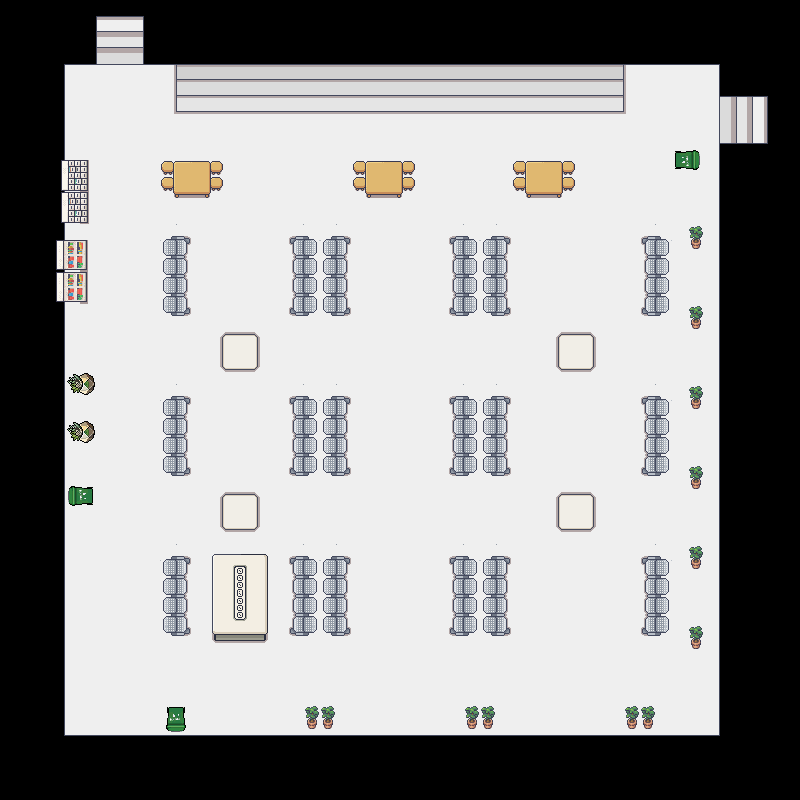

The image is a tile-based game level rendered from a .tmx file. Its description and source (layers, tilesets, objects; grid data summarised) follow:
An orthogonal 50x50 tile map with 16x16 px tiles, 3 tile layers (Tile Layer 1, Tile Layer 3, Tile Layer 2), 9 tilesets.

<map version="1.10" tiledversion="1.12.2" orientation="orthogonal" renderorder="right-down" width="50" height="50" tilewidth="16" tileheight="16" infinite="0" nextlayerid="4" nextobjectid="1">
 <tileset firstgid="1" source="lantai3x3.tsx" />
 <tileset firstgid="10" source="BangkuFIK.tsx" />
 <tileset firstgid="22" source="TanggaSelasar.tsx" />
 <tileset firstgid="142" source="tanaman dan tongsampah.tsx" />
 <tileset firstgid="398" source="Interiors_free_16x16.tsx" />
 <tileset firstgid="1822" source="MejaFIK.tsx" />
 <tileset firstgid="1846" source="meja.tsx" />
 <tileset firstgid="1910" source="tanggaentrance.tsx" />
 <tileset firstgid="1919" source="Pilar.tsx" />
 <layer id="1" name="Tile Layer 1" width="50" height="50">
  <data>[2500 cells, 1722 non-empty, 9 distinct tile ids]</data>
 </layer>
 <layer id="3" name="Tile Layer 3" width="50" height="50">
  <data>[2500 cells, 156 non-empty, 57 distinct tile ids]</data>
 </layer>
 <layer id="2" name="Tile Layer 2" width="50" height="50">
  <data>[2500 cells, 412 non-empty, 173 distinct tile ids]</data>
 </layer>
</map>
